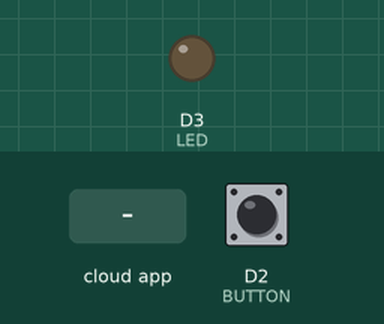
A program run on a simulated ESP8266 (NodeMCU). Shown: output pins drawn as LEDs (lit = HIGH). Inputs (shaded band) come from the test bench; at power-on: D2 (BUTTON) HIGH. WiFi joins after 1.5 s; servers stay silent unless stated; no MQTT or app messages arrive unless stated; what the program prints to the serial monitor is not drawn.

Above: at 2.7 s.
2.8 s: the phone or cloud app sets LED2 to ON
At 4.0 s:
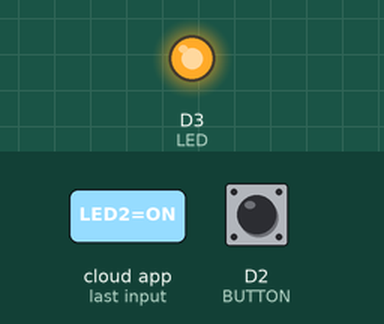
4.3 s: D2 (BUTTON) pulled LOW for 0.15 s
5.9 s: D2 (BUTTON) driven LOW
Timing chart, 0 to 8.9 s (numbered marks = the images above; inputs shaded):
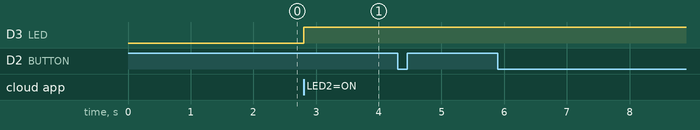

The program:

main.cpp
```cpp
#include <Arduino.h>
#include <ESP8266WiFi.h>
#include "Adafruit_MQTT.h"
#include "Adafruit_MQTT_Client.h"

#define BUTTON D2
#define LED D3

#define SSID "<NETWORK SSID>"
#define PASS "<NETWORK PASSWORD>"

#define AIO "io.adafruit.com"
#define AIO_PORT 1883
#define AIO_USERNAME "<ADAFRUIT.IO USERNAME>"
#define AIO_KEY "<SECRET ADAFRUIT.IO KEY>"

#define AIO_LED1 "<ADAFRUIT.IO USERNAME>/feeds/LED1"
#define AIO_LED2 "<ADAFRUIT.IO USERNAME>/feeds/LED2"

bool LED1_state = false;

// Create MQTT and WiFi client
WiFiClient client;
Adafruit_MQTT_Client mqtt(&client, AIO, AIO_PORT, AIO_USERNAME, AIO_KEY);

// Setup publisher and subcriber
Adafruit_MQTT_Publish LED1 = Adafruit_MQTT_Publish(&mqtt, AIO_LED1);
Adafruit_MQTT_Subscribe LED2 = Adafruit_MQTT_Subscribe(&mqtt, AIO_LED2);

// Function declartion
void MQTT_connect();

void setup() {
  Serial.begin(9600);
  pinMode(BUTTON, INPUT_PULLUP);
  pinMode(LED, OUTPUT);
  digitalWrite(LED, LOW);

  // Connect to WiFi
  WiFi.begin(SSID, PASS);
  while(WiFi.status() != WL_CONNECTED){
    delay(500);
    Serial.print(".");
  }
  Serial.println("WiFi connected");
  Serial.println("IP address: ");
  Serial.print(WiFi.localIP());
  Serial.println();

  // Subscribe to the topic
  mqtt.subscribe(&LED2);
}

void loop() {
  // Connect to the MQTT server
  MQTT_connect();

  // Read from the subscribed topic and react accordingly by either turning the LED ON or OFF
  Adafruit_MQTT_Subscribe *subscription;
  while ((subscription = mqtt.readSubscription(10))) {
    if (subscription == &LED2) {
      Serial.print("\nReceived: "); Serial.print((char*)LED2.lastread);
      if(strcmp((char*)LED2.lastread, "ON") == 0){
        digitalWrite(LED, HIGH);
      } else {
        digitalWrite(LED, LOW);
      }
    }
  }

  // If the button is pressed send ON or OFF to the topic of the other led
  if(!digitalRead(BUTTON)){
    Serial.println("Button pressed");
    LED1_state = !LED1_state;
    !LED1.publish(LED1_state ? "ON" : "OFF");
  }

  // Ping the MQTT server to keep the connection alive
  if(!mqtt.ping()) {
    mqtt.disconnect();
  }
}

void MQTT_connect(){
  int8_t ret;

  // Stop if already connected.
  if (mqtt.connected()) {
    return;
  }

  Serial.print("Connecting to MQTT... ");

  uint8_t retries = 3;
  // connect will return 0 for connected
  while ((ret = mqtt.connect()) != 0) {
    Serial.println(mqtt.connectErrorString(ret));
    Serial.println("Retrying MQTT connection in 5 seconds...");
    mqtt.disconnect();
    retries--;
    if (retries == 0) {
      // After n times retries stop retrying
      while (1);
    }
  }
  Serial.println("MQTT Connected!");
}
```

Measured:
- after the input at 2.8 s, D3 (LED): LOW → HIGH at once
- after the input at 4.3 s, every drawn part: stays the same
- after the input at 5.9 s, every drawn part: stays the same
